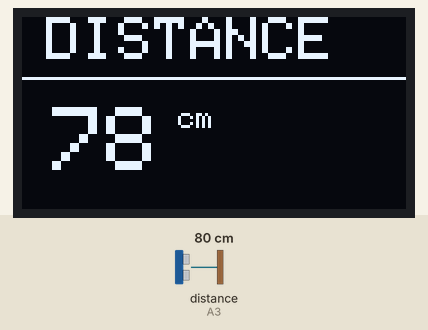
A sketch run on a simulated Arduino Uno, built with avr-gcc and run on an emulated ATmega328P. On the bench: 128×64 one-colour display. Wiring (inferred from the names in the program): ultrasonic range finder: trigger pin 5; echo A3. The inputs (shaded band) are chosen by the test bench; at power-on: distance to the obstacle (sensor on A3) 80 cm. The echo pulse lasts 58.3 µs per cm; what the sketch prints to the serial monitor is not drawn.

Above: at 1.2 s.
1.3 s: distance to the obstacle (sensor on A3) set to 2 cm
At 1.9 s:
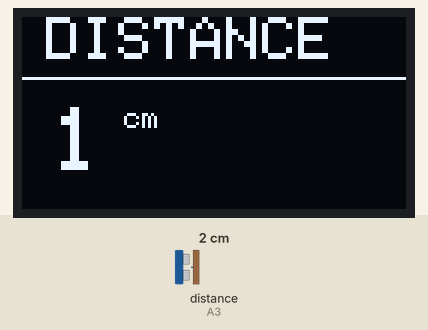
2.9 s: distance to the obstacle (sensor on A3) set to 4 cm
At 4.2 s:
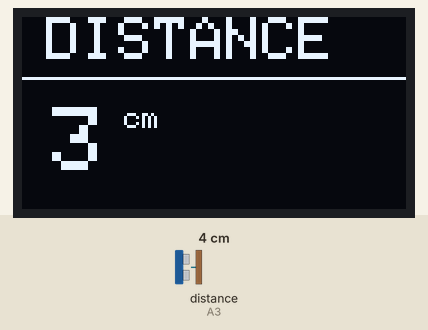
4.5 s: distance to the obstacle (sensor on A3) set to 9 cm
At 5.6 s:
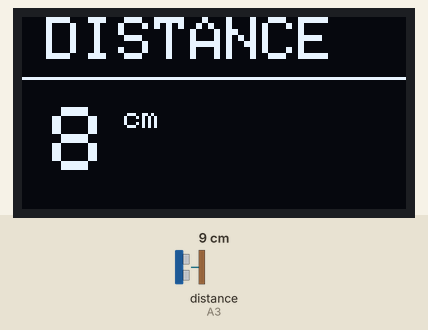
Timing chart, 0 to 7.5 s (numbered marks = the images above; inputs shaded):
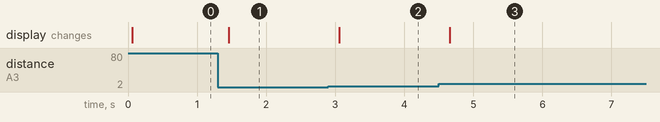

Measured:
- after the input at 1.3 s, the display: changes after 0.16 s (image 1)
- after the input at 2.9 s, the display: changes after 0.16 s (image 2)
- after the input at 4.5 s, the display: changes after 0.16 s (image 3)

The sketch:

Project_30.ino
```cpp
/*
==========================================
Project-30 : Ultrasonic Distance Meter
OLED SSD1306 128x64
TRIG -> D5
ECHO -> A3
==========================================
*/

#include <Wire.h>
#include <Adafruit_GFX.h>
#include <Adafruit_SSD1306.h>

#define SCREEN_WIDTH 128
#define SCREEN_HEIGHT 64

#define TRIG_PIN 5
#define ECHO_PIN A3

Adafruit_SSD1306 display(SCREEN_WIDTH, SCREEN_HEIGHT, &Wire, -1);

long duration;
int distance;

void setup()
{
  Serial.begin(9600);

  pinMode(TRIG_PIN, OUTPUT);
  pinMode(ECHO_PIN, INPUT);

  if (!display.begin(SSD1306_SWITCHCAPVCC, 0x3C))
  {
    Serial.println("OLED Failed");
    while (1);
  }

  display.clearDisplay();
  display.setTextColor(SSD1306_WHITE);
}

void loop()
{
  // Trigger Pulse
  digitalWrite(TRIG_PIN, LOW);
  delayMicroseconds(2);

  digitalWrite(TRIG_PIN, HIGH);
  delayMicroseconds(10);

  digitalWrite(TRIG_PIN, LOW);

  // Read Echo
  duration = pulseIn(ECHO_PIN, HIGH, 30000);

  if (duration == 0)
    distance = -1;
  else
    distance = duration * 0.034 / 2;

  // Serial Monitor
  Serial.print("Distance : ");

  if (distance == -1)
    Serial.println("Out of Range");
  else
  {
    Serial.print(distance);
    Serial.println(" cm");
  }

  // OLED
  display.clearDisplay();

  display.setTextSize(2);
  display.setCursor(8, 0);
  display.println("DISTANCE");

  display.drawLine(0, 20, 127, 20, SSD1306_WHITE);

  if (distance == -1)
  {
    display.setTextSize(1);
    display.setCursor(10, 40);
    display.println("OUT OF RANGE");
  }
  else
  {
    display.setTextSize(3);
    display.setCursor(10, 30);
    display.print(distance);
    display.setTextSize(1);
    display.print(" cm");
  }

  display.display();

  delay(200);
}
```
